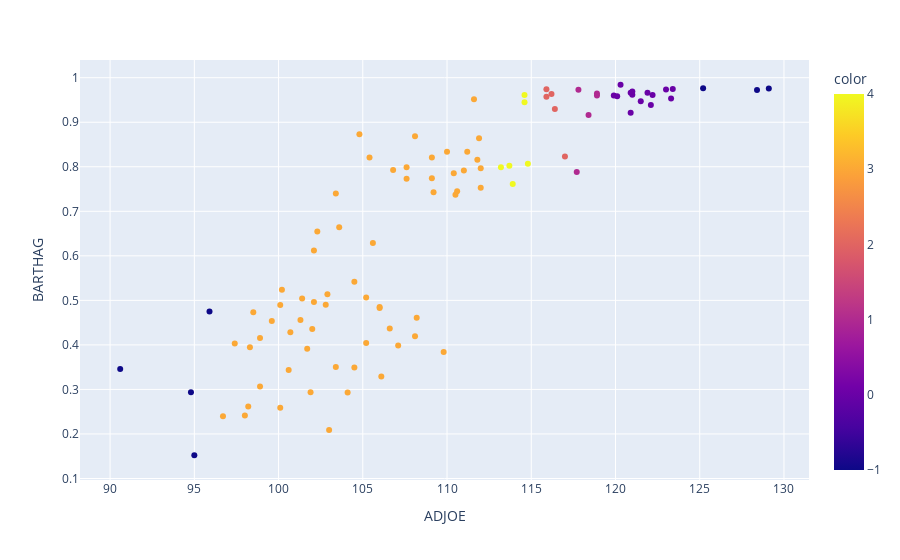

Source (notebook cell):
### Markdown cell above
Note that I had to scale the data to make these clustering algorithms work well since ADJOE has a range of ~40 and Barthag had a range less than 1. Let's see what happens in each model if we neglect to normalize the data. I'll still try to find a reasonable value for epsilon, but i won't touch any other parameters.

### Code cell
from sklearn.cluster import DBSCAN

# generate some sample data
np.random.seed(123)
X = df2.loc[:, ['ADJOE', 'BARTHAG']]

# fit DBSCAN clustering model
dbscan = DBSCAN(eps=1, min_samples=5)
dbscan.fit(X)
labels = dbscan.fit_predict(X)

# create a scatter plot of the data colored by the cluster labels
fig = px.scatter(df2, x='ADJOE', y='BARTHAG', color=labels, hover_data=['TEAM'])
fig.show()

### Figure 1 — Plotly figure (JSON) as saved in the notebook; plotly's stock layout.template omitted (floating-point values rounded to 4 significant figures)
{"data": [{"customdata": [["North Carolina"], ["Wisconsin"], ["Gonzaga"], ["Duke"], ["Virginia"], ["North Carolina"], ["Villanova"], ["Louisville"], ["Virginia"], ["Duke"], ["Kansas"], ["Kansas"], ["Oregon"], ["Gonzaga"], ["Arizona"], ["Kansas"], ["Kentucky"], ["Florida"], ["UMBC"], ["Villanova"], ["Villanova"], ["Xavier"], ["Liberty"], ["Middle Tennessee"], ["Yale"], ["Murray St."], ["Arkansas Little Rock"], ["Wichita St."], ["Harvard"], ["North Dakota St."], ["Stephen F. Austin"], ["Gonzaga"], ["California"], ["Mississippi"], ["Davidson"], ["Virginia"], ["Florida Gulf Coast"], ["Coastal Carolina"], ["Radford"], ["Gardner Webb"], ["UC Davis"], ["UNC Wilmington"], ["Princeton"], ["Penn"], ["Iona"], ["Buffalo"], ["Hampton"], ["Hampton"], ["Wyoming"], ["Nevada"], ["Robert Morris"], ["Mount St. Mary's"], ["Fairleigh Dickinson"], ["Austin Peay"], ["Murray St."], ["Lafayette"], ["Holy Cross"], ["Wofford"], ["Chattanooga"], ["Stephen F. Austin"], ["South Dakota St."], ["South Dakota St."], ["South Dakota St."], ["North Dakota St."], ["Texas Southern"], ["Texas Southern"], ["New Mexico St."], ["New Mexico St."], ["North Carolina St."], ["Albany"], ["Cal Poly"], ["Coastal Carolina"], ["Weber St."], ["Akron"], ["Western Kentucky"], ["North Carolina A&T"], ["Southern"], ["James Madison"], ["North Florida"], ["Manhattan"], ["North Carolina Central"], ["North Carolina Central"], ["North Carolina Central"], ["Fairleigh Dickinson"], ["LIU Brooklyn"], ["New Orleans"], ["Southern"], ["Prairie View A&M"], ["Xavier"], ["Mount St. Mary's"], ["Texas Southern"], ["LIU Brooklyn"], ["Liberty"], ["North Carolina"], ["Oregon"], ["Virginia"], ["Indiana"], ["Kansas"], ["Oregon"]], "hovertemplate": "ADJOE=%{x}<br>BARTHAG=%{y}<br>TEAM=%{customdata[0]}<br>color=%{marker.color}<extra></extra>", "legendgroup": "", "marker": {"color": [0, -1, 1, -1, 0, 0, -1, 2, 0, 1, 0, 0, 1, 0, 2, 0, 0, 2, 3, 0, 0, 0, 3, 3, 3, 3, 3, 2, 3, 4, 3, 1, 3, 3, 2, 4, 3, 3, 3, 3, 3, 1, 3, 3, 3, 3, -1, 3, 3, 4, 3, 3, 3, 3, 3, 3, 3, 3, 3, 3, 3, 3, 4, 3, 3, 3, 3, 3, 4, 3, 3, 3, 3, 3, 3, -1, -1, 3, 3, 3, 3, -1, 3, 3, 3, 3, 3, 3, 3, 3, 3, 3, 3, 0, 3, 4, 0, 3, 3], "coloraxis": "coloraxis", "symbol": "circle"}, "mode": "markers", "name": "", "orientation": "v", "showlegend": false, "type": "scatter", "x": [123.3, 129.1, 117.8, 125.2, 123, 121, 128.4, 115.9, 119.9, 118.9, 120.9, 121.5, 118.4, 123.4, 116.2, 122.1, 120.3, 115.9, 102.1, 121.9, 122.2, 120.9, 109.2, 111.2, 109.1, 110.4, 107.6, 116.4, 111.9, 113.9, 112, 118.9, 105.4, 110, 117, 114.6, 102.9, 104.5, 101.3, 106, 97.4, 117.7, 107.6, 103.6, 105.2, 109.1, 94.8, 98.2, 102.1, 113.7, 100.7, 98.9, 104.5, 103.4, 110.6, 109.8, 96.7, 102.3, 105.6, 111, 110.5, 108.2, 113.2, 106.6, 100.6, 104.1, 106.8, 111.8, 114.8, 102.8, 102, 98.3, 106, 103.4, 100.1, 90.6, 95.9, 98.5, 105.2, 100.2, 101.4, 95, 98, 103, 101.9, 99.6, 98.9, 101.7, 112, 107.1, 106.1, 108.1, 100.1, 120.1, 108.1, 114.6, 121, 111.6, 104.8], "xaxis": "x", "y": [0.9531, 0.9758, 0.9728, 0.9764, 0.9736, 0.9615, 0.9725, 0.9743, 0.96, 0.9646, 0.9662, 0.9472, 0.9163, 0.9744, 0.9636, 0.9385, 0.9842, 0.9575, 0.4963, 0.9663, 0.9611, 0.9211, 0.7428, 0.8339, 0.8209, 0.7852, 0.7732, 0.9295, 0.8641, 0.7613, 0.7527, 0.9599, 0.8211, 0.834, 0.823, 0.9612, 0.5136, 0.5417, 0.4559, 0.4852, 0.4033, 0.7881, 0.7989, 0.6644, 0.4044, 0.7742, 0.2939, 0.2615, 0.6121, 0.8021, 0.4286, 0.4155, 0.3494, 0.3501, 0.7449, 0.3839, 0.2398, 0.6547, 0.6286, 0.7919, 0.737, 0.4612, 0.7989, 0.4369, 0.3437, 0.293, 0.7927, 0.8155, 0.8066, 0.49, 0.4356, 0.3946, 0.4831, 0.7402, 0.4895, 0.3459, 0.475, 0.4736, 0.5063, 0.5238, 0.5043, 0.1522, 0.2414, 0.209, 0.2937, 0.4538, 0.3065, 0.3911, 0.7965, 0.3986, 0.3293, 0.4195, 0.2591, 0.9582, 0.8687, 0.9449, 0.9692, 0.9514, 0.8728], "yaxis": "y"}], "layout": {"coloraxis": {"colorbar": {"title": {"text": "color"}}, "colorscale": [[0, "#0d0887"], [0.1111, "#46039f"], [0.2222, "#7201a8"], [0.3333, "#9c179e"], [0.4444, "#bd3786"], [0.5556, "#d8576b"], [0.6667, "#ed7953"], [0.7778, "#fb9f3a"], [0.8889, "#fdca26"], [1, "#f0f921"]]}, "legend": {"tracegroupgap": 0}, "margin": {"t": 60}, "xaxis": {"anchor": "y", "domain": [0, 1], "title": {"text": "ADJOE"}}, "yaxis": {"anchor": "x", "domain": [0, 1], "title": {"text": "BARTHAG"}}}}
